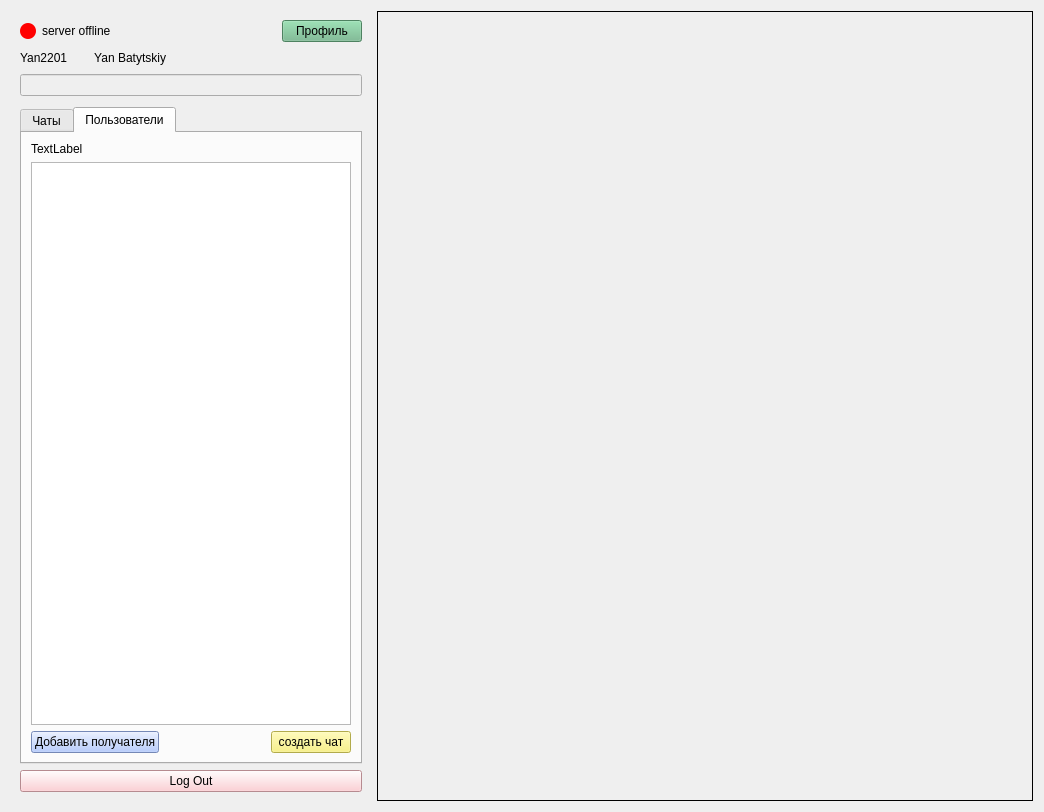
<?xml version="1.0" encoding="UTF-8"?>
<ui version="4.0">
 <class>ScreenMainWork</class>
 <widget class="QWidget" name="ScreenMainWork">
  <property name="geometry">
   <rect>
    <x>0</x>
    <y>0</y>
    <width>1044</width>
    <height>812</height>
   </rect>
  </property>
  <property name="sizePolicy">
   <sizepolicy hsizetype="Expanding" vsizetype="Expanding">
    <horstretch>0</horstretch>
    <verstretch>0</verstretch>
   </sizepolicy>
  </property>
  <property name="windowTitle">
   <string>Shark - 3.0Qt</string>
  </property>
  <layout class="QHBoxLayout" name="horizontalLayout_6">
   <item>
    <widget class="QWidget" name="leftPane">
     <property name="sizePolicy">
      <sizepolicy hsizetype="Fixed" vsizetype="Expanding">
       <horstretch>0</horstretch>
       <verstretch>0</verstretch>
      </sizepolicy>
     </property>
     <property name="minimumSize">
      <size>
       <width>360</width>
       <height>0</height>
      </size>
     </property>
     <property name="maximumSize">
      <size>
       <width>360</width>
       <height>16777215</height>
      </size>
     </property>
     <layout class="QVBoxLayout" name="verticalLayout_2">
      <item>
       <layout class="QHBoxLayout" name="horizontalLayout">
        <item>
         <widget class="QLabel" name="serverStatusLabelRound">
          <property name="sizePolicy">
           <sizepolicy hsizetype="Fixed" vsizetype="Fixed">
            <horstretch>0</horstretch>
            <verstretch>0</verstretch>
           </sizepolicy>
          </property>
          <property name="minimumSize">
           <size>
            <width>16</width>
            <height>16</height>
           </size>
          </property>
          <property name="maximumSize">
           <size>
            <width>16</width>
            <height>16</height>
           </size>
          </property>
          <property name="styleSheet">
           <string notr="true">background-color: red;
border-radius: 8px;</string>
          </property>
          <property name="text">
           <string/>
          </property>
         </widget>
        </item>
        <item>
         <widget class="QLabel" name="serverStatusLabel">
          <property name="sizePolicy">
           <sizepolicy hsizetype="Fixed" vsizetype="Fixed">
            <horstretch>0</horstretch>
            <verstretch>0</verstretch>
           </sizepolicy>
          </property>
          <property name="text">
           <string>server offline</string>
          </property>
         </widget>
        </item>
        <item>
         <spacer name="horizontalSpacer_3">
          <property name="orientation">
           <enum>Qt::Orientation::Horizontal</enum>
          </property>
          <property name="sizeHint" stdset="0">
           <size>
            <width>40</width>
            <height>20</height>
           </size>
          </property>
         </spacer>
        </item>
        <item>
         <widget class="QPushButton" name="ProfilePushButton">
          <property name="styleSheet">
           <string notr="true">background-color: rgb(109, 182, 136);</string>
          </property>
          <property name="text">
           <string>Профиль</string>
          </property>
         </widget>
        </item>
       </layout>
      </item>
      <item>
       <layout class="QHBoxLayout" name="horizontalLayout_2">
        <item>
         <widget class="QLabel" name="loginLabel">
          <property name="sizePolicy">
           <sizepolicy hsizetype="Preferred" vsizetype="Fixed">
            <horstretch>0</horstretch>
            <verstretch>0</verstretch>
           </sizepolicy>
          </property>
          <property name="text">
           <string>Yan2201</string>
          </property>
         </widget>
        </item>
        <item>
         <spacer name="horizontalSpacer">
          <property name="orientation">
           <enum>Qt::Orientation::Horizontal</enum>
          </property>
          <property name="sizeType">
           <enum>QSizePolicy::Policy::Fixed</enum>
          </property>
          <property name="sizeHint" stdset="0">
           <size>
            <width>20</width>
            <height>20</height>
           </size>
          </property>
         </spacer>
        </item>
        <item>
         <widget class="QLabel" name="nameLabel">
          <property name="sizePolicy">
           <sizepolicy hsizetype="Preferred" vsizetype="Fixed">
            <horstretch>0</horstretch>
            <verstretch>0</verstretch>
           </sizepolicy>
          </property>
          <property name="text">
           <string>Yan Batytskiy</string>
          </property>
          <property name="alignment">
           <set>Qt::AlignmentFlag::AlignRight|Qt::AlignmentFlag::AlignTrailing|Qt::AlignmentFlag::AlignVCenter</set>
          </property>
         </widget>
        </item>
        <item>
         <spacer name="horizontalSpacer_5">
          <property name="orientation">
           <enum>Qt::Orientation::Horizontal</enum>
          </property>
          <property name="sizeType">
           <enum>QSizePolicy::Policy::Expanding</enum>
          </property>
          <property name="sizeHint" stdset="0">
           <size>
            <width>10</width>
            <height>20</height>
           </size>
          </property>
         </spacer>
        </item>
       </layout>
      </item>
      <item>
       <layout class="QHBoxLayout" name="horizontalLayout_3">
        <item>
         <widget class="QLineEdit" name="findLineEdit">
          <property name="enabled">
           <bool>false</bool>
          </property>
          <property name="sizePolicy">
           <sizepolicy hsizetype="Expanding" vsizetype="Minimum">
            <horstretch>0</horstretch>
            <verstretch>0</verstretch>
           </sizepolicy>
          </property>
          <property name="toolTipDuration">
           <number>-5</number>
          </property>
          <property name="text">
           <string/>
          </property>
         </widget>
        </item>
       </layout>
      </item>
      <item>
       <spacer name="verticalSpacer">
        <property name="orientation">
         <enum>Qt::Orientation::Vertical</enum>
        </property>
        <property name="sizeType">
         <enum>QSizePolicy::Policy::Fixed</enum>
        </property>
        <property name="sizeHint" stdset="0">
         <size>
          <width>20</width>
          <height>5</height>
         </size>
        </property>
       </spacer>
      </item>
      <item>
       <widget class="QTabWidget" name="mainWorkChatUserTabWidget">
        <property name="sizePolicy">
         <sizepolicy hsizetype="Minimum" vsizetype="MinimumExpanding">
          <horstretch>0</horstretch>
          <verstretch>0</verstretch>
         </sizepolicy>
        </property>
        <property name="minimumSize">
         <size>
          <width>320</width>
          <height>0</height>
         </size>
        </property>
        <property name="currentIndex">
         <number>1</number>
        </property>
        <property name="elideMode">
         <enum>Qt::TextElideMode::ElideNone</enum>
        </property>
        <widget class="ScreenChatList" name="mainWorkTabChatsList">
         <property name="sizePolicy">
          <sizepolicy hsizetype="MinimumExpanding" vsizetype="Preferred">
           <horstretch>0</horstretch>
           <verstretch>0</verstretch>
          </sizepolicy>
         </property>
         <attribute name="title">
          <string>Чаты</string>
         </attribute>
        </widget>
        <widget class="QWidget" name="mainWorkTabUsersList">
         <property name="sizePolicy">
          <sizepolicy hsizetype="MinimumExpanding" vsizetype="Preferred">
           <horstretch>0</horstretch>
           <verstretch>0</verstretch>
          </sizepolicy>
         </property>
         <attribute name="title">
          <string>Пользователи</string>
         </attribute>
         <layout class="QVBoxLayout" name="verticalLayout">
          <item>
           <widget class="QLabel" name="addressBookLabel">
            <property name="text">
             <string>TextLabel</string>
            </property>
           </widget>
          </item>
          <item>
           <layout class="QHBoxLayout" name="horizontalLayout_5">
            <item>
             <widget class="QListView" name="mainWorkUsersList">
              <property name="sizePolicy">
               <sizepolicy hsizetype="Minimum" vsizetype="Expanding">
                <horstretch>0</horstretch>
                <verstretch>0</verstretch>
               </sizepolicy>
              </property>
             </widget>
            </item>
           </layout>
          </item>
          <item>
           <layout class="QHBoxLayout" name="horizontalLayout_4">
            <item>
             <widget class="QPushButton" name="addUserToChatPushButton">
              <property name="styleSheet">
               <string notr="true">background-color: rgb(164, 190, 255);</string>
              </property>
              <property name="text">
               <string>Добавить получателя</string>
              </property>
             </widget>
            </item>
            <item>
             <spacer name="horizontalSpacer_2">
              <property name="orientation">
               <enum>Qt::Orientation::Horizontal</enum>
              </property>
              <property name="sizeHint" stdset="0">
               <size>
                <width>40</width>
                <height>20</height>
               </size>
              </property>
             </spacer>
            </item>
            <item>
             <widget class="QPushButton" name="createNewChatPushButton">
              <property name="styleSheet">
               <string notr="true">background-color: rgb(249, 240, 107);</string>
              </property>
              <property name="text">
               <string>создать чат</string>
              </property>
             </widget>
            </item>
           </layout>
          </item>
         </layout>
        </widget>
       </widget>
      </item>
      <item>
       <widget class="QPushButton" name="logOutPushButton">
        <property name="styleSheet">
         <string notr="true">background-color: rgb(255, 195, 201);</string>
        </property>
        <property name="text">
         <string>Log Out</string>
        </property>
       </widget>
      </item>
     </layout>
    </widget>
   </item>
   <item>
    <widget class="QStackedWidget" name="mainWorkRightStackedWidget">
     <property name="sizePolicy">
      <sizepolicy hsizetype="Expanding" vsizetype="Expanding">
       <horstretch>0</horstretch>
       <verstretch>0</verstretch>
      </sizepolicy>
     </property>
     <property name="frameShape">
      <enum>QFrame::Shape::Box</enum>
     </property>
     <property name="currentIndex">
      <number>1</number>
     </property>
     <widget class="ScreenChatting" name="mainWorkPageChatting">
      <property name="sizePolicy">
       <sizepolicy hsizetype="Expanding" vsizetype="Expanding">
        <horstretch>0</horstretch>
        <verstretch>0</verstretch>
       </sizepolicy>
      </property>
     </widget>
     <widget class="ScreenUserData" name="mainWorkPageUserDataView">
      <property name="sizePolicy">
       <sizepolicy hsizetype="Expanding" vsizetype="Expanding">
        <horstretch>0</horstretch>
        <verstretch>0</verstretch>
       </sizepolicy>
      </property>
     </widget>
    </widget>
   </item>
  </layout>
 </widget>
 <customwidgets>
  <customwidget>
   <class>ScreenChatList</class>
   <extends>QWidget</extends>
   <header>screen_chat_list.h</header>
   <container>1</container>
  </customwidget>
  <customwidget>
   <class>ScreenChatting</class>
   <extends>QWidget</extends>
   <header>screen_chatting.h</header>
   <container>1</container>
  </customwidget>
  <customwidget>
   <class>ScreenUserData</class>
   <extends>QWidget</extends>
   <header>screen_user_data.h</header>
   <container>1</container>
  </customwidget>
 </customwidgets>
 <resources/>
 <connections/>
</ui>
